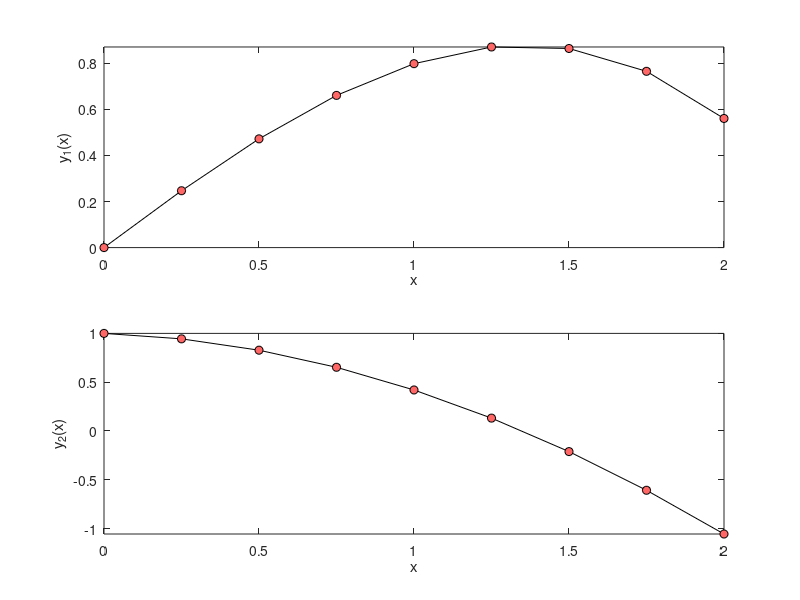

Write MATLAB code to recreate this figure.
% Code 6-2 | Midpiont Method
clc; clear; close all
f = @(x,Y) [Y(2); -0.1*Y(2)-x];           %ODE
Y = [0 1];                                %initial values
S = [0 2];                                %response span
h = 0.25;                                 %domain increment
%Method_________________________________________________________________
x = S(1);
Y = Y(:);
i = 1;
xx = x; YY = Y;
while x < S(2)
    i = i+1;
    Y = Y+f(x+h/2,Y+f(x,Y)*h/2)*h;
    x = x+h;
    xx(i) = x; YY(:,i) = Y;
end
%Illustration___________________________________________________________
m = numel(Y);
div = ['---------' repmat('------------',[1,m]),'\n'];
fprintf('        x'); fprintf('       y%d(x)',1:m);    fprintf(['\n',div]);
fprintf(['%9.3g',repmat('%12.5g',[1,m]),'\n'],[xx;YY]);fprintf(div);
for i = 1:m
    subplot(m,1,i)
    plot(xx,YY(i,:),'linestyle','-','Color','k',...
        'Marker','o','MarkerFaceColor',[1 0.4 0.4],...
        'displayname','f^0(x)'); hold on
    xlabel('x'); ylabel(['y_' num2str(i) '(x)']); axis tight;
end
